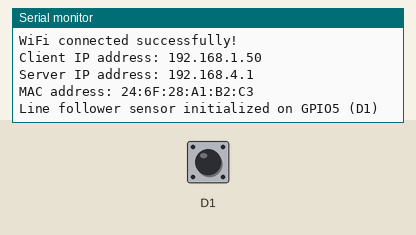
This sketch was run on a simulated ESP8266 (NodeMCU). Shown: the last lines printed to the serial monitor. Inputs (shaded band) come from the test bench; at power-on: D1 LOW. WiFi joins after 1.5 s; servers stay silent unless stated; uploads are accepted with an empty reply.

Above: at 3.9 s.
4.0 s: D1 driven HIGH
At 5.2 s:
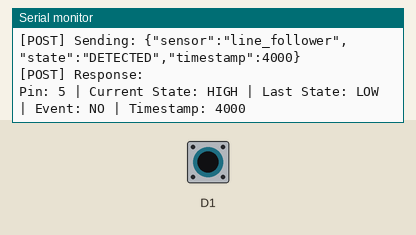
5.5 s: D1 pulsed LOW 2 times (0.12 s each, 0.3 s apart)
At 6.9 s:
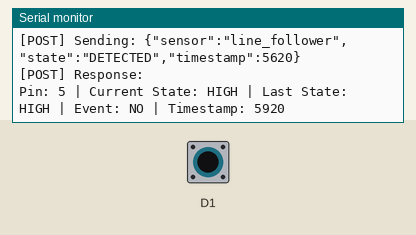

Measured:
- after the input at 4.0 s, the serial monitor: prints a new line at once (image 1)
- after the input at 5.5 s, the serial monitor: prints a new line after 0.15 s (image 2)

The sketch:

client.ino
```cpp
#include "sensor.h"
#include "WiFiManager.h"

// ========================================
// Global Configuration Values
// ========================================
const char* SSID = "Sensor2HTML_Server";        // Server's AP SSID
const char* PASSWORD = "sensor2html123";        // Server's AP password
const char* SERVER_IP = "192.168.4.1";          // Server's AP gateway IP
const uint16_t SERVER_PORT = 80;                // Server port
const long BAUD_RATE = 9600;                    // Serial baud rate
const int WIFI_CONNECT_TIMEOUT = 20;            // WiFi connection timeout in seconds

// Sensor na porta GPIO5 (D1 do NodeMCU)
Sensor lineFollower(5);

void setup() {
    Serial.begin(BAUD_RATE);
    delay(1000);

    Serial.println("\n\n================================");
    Serial.println("   Sensor2HTML Client (Sensor)");
    Serial.println("================================\n");

    // Connect to server's WiFi Access Point
    connectToWiFi();

    // Initialize line follower sensor
    lineFollower.Initialize(RISING);
    Serial.println("Line follower sensor initialized on GPIO5 (D1)");
}

void loop() {
    // Verifica se um evento foi detectado
    if (lineFollower.CheckEvent()) {
        Serial.print("Evento detectado! Estado: ");
        Serial.println(lineFollower.GetCurrentState() == HIGH ? "LINHA DETECTADA" : "SEM LINHA");

        // Envia para o servidor
        lineFollower.PostEvent();

        // Reseta o flag de evento
        lineFollower.ResetEvent();

        lineFollower.PrintDebug();
    }

    delay(10);
}
```

WiFiManager.h
```cpp
#ifndef WIFI_MANAGER_H
#define WIFI_MANAGER_H

#include <ESP8266WiFi.h>
#include "config.h"

// ========================================
// WiFi Connection Management
// ========================================

void connectToWiFi() {
  Serial.print("\nConnecting to WiFi: ");
  Serial.println(SSID);

  WiFi.mode(WIFI_STA);
  WiFi.begin(SSID, PASSWORD);

  int attempts = 0;
  while (WiFi.status() != WL_CONNECTED && attempts < WIFI_CONNECT_TIMEOUT) {
    delay(500);
    Serial.print(".");
    attempts++;
  }

  Serial.println();
  if (WiFi.status() == WL_CONNECTED) {
    Serial.println("WiFi connected successfully!");
    Serial.print("Client IP address: ");
    Serial.println(WiFi.localIP());
    Serial.print("Server IP address: ");
    Serial.println(SERVER_IP);
    Serial.print("MAC address: ");
    Serial.println(WiFi.macAddress());
  } else {
    Serial.println("Failed to connect to WiFi");
    Serial.println("Make sure the server is broadcasting the AP:");
    Serial.print("  SSID: ");
    Serial.println(SSID);
  }
}

void printWiFiStatus() {
  Serial.println("\n--- WiFi Status (Client Mode) ---");
  Serial.print("SSID: ");
  Serial.println(WiFi.SSID());
  Serial.print("Client IP: ");
  Serial.println(WiFi.localIP());
  Serial.print("Signal strength: ");
  Serial.print(WiFi.RSSI());
  Serial.println(" dBm");
  Serial.println("-------------------\n");
}

#endif // WIFI_MANAGER_H
```

sensor.cpp
```cpp
#include "sensor.h"
#include "config.h"

// Inicializa a variável estática
Sensor* Sensor::sensorInstance = nullptr;

// ============ Handler de Interrupção ============
void ICACHE_RAM_ATTR Sensor::InterruptHandler() {
    if (sensorInstance != nullptr) {
        // Coleta estado atual do sensor
        sensorInstance->lastState = sensorInstance->currentState;
        // Lê novo estado via digitalRead em um pino
        sensorInstance->currentState = digitalRead(sensorInstance->pin);
        // Marca evento e timestamp do evento
        sensorInstance->eventDetected = true;
        sensorInstance->eventTimestamp = millis();
    }
}

// ============ Inicialização ============
void Sensor::Initialize(int mode) {
    pinMode(pin, INPUT);
    sensorInstance = this;

    // Lê o estado inicial
    currentState = digitalRead(pin);
    lastState = currentState;

    // Configura a interrupção de hardware
    // Para ESP8266/NodeMCU: D0-D8 podem ser usados como interrupção
    attachInterrupt(digitalPinToInterrupt(pin), InterruptHandler, mode);
}

// ============ Checagem de Evento ============
bool Sensor::CheckEvent() {
    return eventDetected;
}

void Sensor::ResetEvent() {
    eventDetected = false;
}

// ============ Leitura de Estado ============
int Sensor::GetCurrentState() const {
    return currentState;
}

int Sensor::GetLastState() const {
    return lastState;
}

// ============ POST de Evento ============
bool Sensor::PostEvent() const {
    if (!eventDetected) {
        return false;
    }

    HTTPClient http;
    WiFiClient client;

    // Build URL from config
    String serverUrl = "http://";
    serverUrl += SERVER_IP;
    serverUrl += "/api/sensor";

    Serial.print("[POST] Connecting to: ");
    Serial.println(serverUrl);

    http.begin(client, serverUrl);
    http.addHeader("Content-Type", "application/json");

    // Build JSON payload
    String state = currentState == HIGH ? "DETECTED" : "NOT_DETECTED";
    String payload = "{\"sensor\":\"line_follower\",\"state\":\"" + state +
                     "\",\"timestamp\":" + String(eventTimestamp) + "}";

    Serial.print("[POST] Sending: ");
    Serial.println(payload);

    // Send POST request
    int httpCode = http.POST(payload);

    // Log response
    if (httpCode == HTTP_CODE_OK) {
        String response = http.getString();
        Serial.print("[POST] Response: ");
        Serial.println(response);
    } else if (httpCode > 0) {
        Serial.print("[POST] Error code: ");
        Serial.println(httpCode);
    } else {
        Serial.print("[POST] Failed to connect: ");
        Serial.println(http.errorToString(httpCode));
    }

    http.end();

    return (httpCode == HTTP_CODE_OK);
}

// ============ Utilitários ============
unsigned long Sensor::GetEventTimestamp() const {
    return eventTimestamp;
}

void Sensor::PrintDebug() const {
    Serial.print("Pin: ");
    Serial.print(pin);
    Serial.print(" | Current State: ");
    Serial.print(currentState == HIGH ? "HIGH" : "LOW");
    Serial.print(" | Last State: ");
    Serial.print(lastState == HIGH ? "HIGH" : "LOW");
    Serial.print(" | Event: ");
    Serial.print(eventDetected ? "YES" : "NO");
    Serial.print(" | Timestamp: ");
    Serial.println(eventTimestamp);
}
```

sensor.h
```cpp
#ifndef SENSOR_H
#define SENSOR_H

#include <Arduino.h>
#include <ESP8266HTTPClient.h>
#include "config.h"

class Sensor {
private:
    // Pino do sensor
    const int pin;

    // Estado
    volatile int currentState;
    volatile int lastState;
    volatile bool eventDetected;
    unsigned long eventTimestamp;

    // Callback para interrupção
    static Sensor* sensorInstance;
    static void InterruptHandler();

public:
    // Construtor
    Sensor(int p) noexcept
        : pin(p), currentState(LOW), lastState(LOW),
          eventDetected(false), eventTimestamp(0) {}

    // Inicialização com interrupção
    void Initialize(int mode = CHANGE);

    // Checagem de evento
    bool CheckEvent();
    void ResetEvent();

    // Leitura do estado atual
    int GetCurrentState() const;
    int GetLastState() const;

    // POST de evento
    bool PostEvent() const;

    // Utilitários
    unsigned long GetEventTimestamp() const;
    void PrintDebug() const;
};

#endif
```

config.h
```cpp
#ifndef CONFIG_H
#define CONFIG_H

// ========================================
// WiFi Configuration (Client Mode)
// ========================================
extern const char* SSID;                        // Server's AP SSID
extern const char* PASSWORD;                    // Server's AP password
extern const char* SERVER_IP;                   // Server's AP gateway IP
extern const uint16_t SERVER_PORT;              // Server port

// ========================================
// Serial Configuration
// ========================================
extern const long BAUD_RATE;

// ========================================
// WiFi Connection Settings
// ========================================
extern const int WIFI_CONNECT_TIMEOUT;          // Timeout in seconds

#endif // CONFIG_H
```
